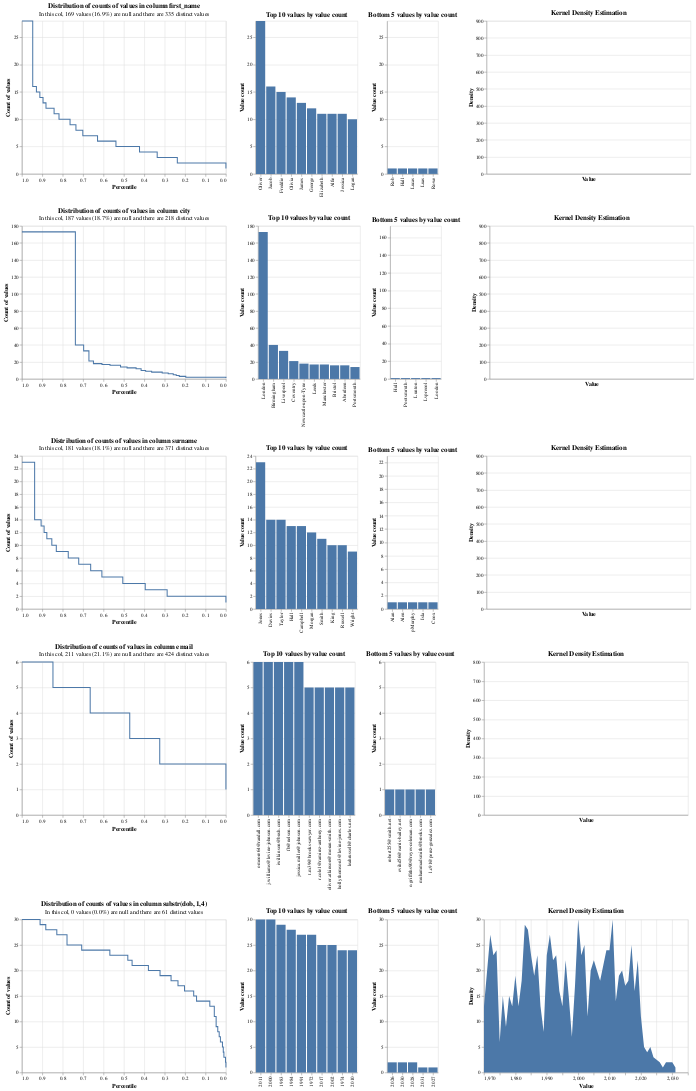

Notebook code for this chart:
### Markdown cell above
The distribution of values in your data is important for two main reasons:

1. Columns with higher cardinality (number of distinct values) are usually more useful for data linking.  For instance, date of birth is a much stronger linkage variable than gender.

2. The skew of values is important.  If you have a `city` column that has 1,000 distinct values, but 75% of them are `London`, this is much less useful for linkage than if the 1,000 values were equally distributed

The `linker.profile_columns()` method creates summary charts to help you understand these aspects of your data. 

You may input column names (e.g. first_name), or arbitrary sql expressions like concat(first_name, surname).

### Code cell
linker.profile_columns(["first_name", "city", "surname", "email", "substr(dob, 1,4)"], top_n=10, bottom_n=5)
